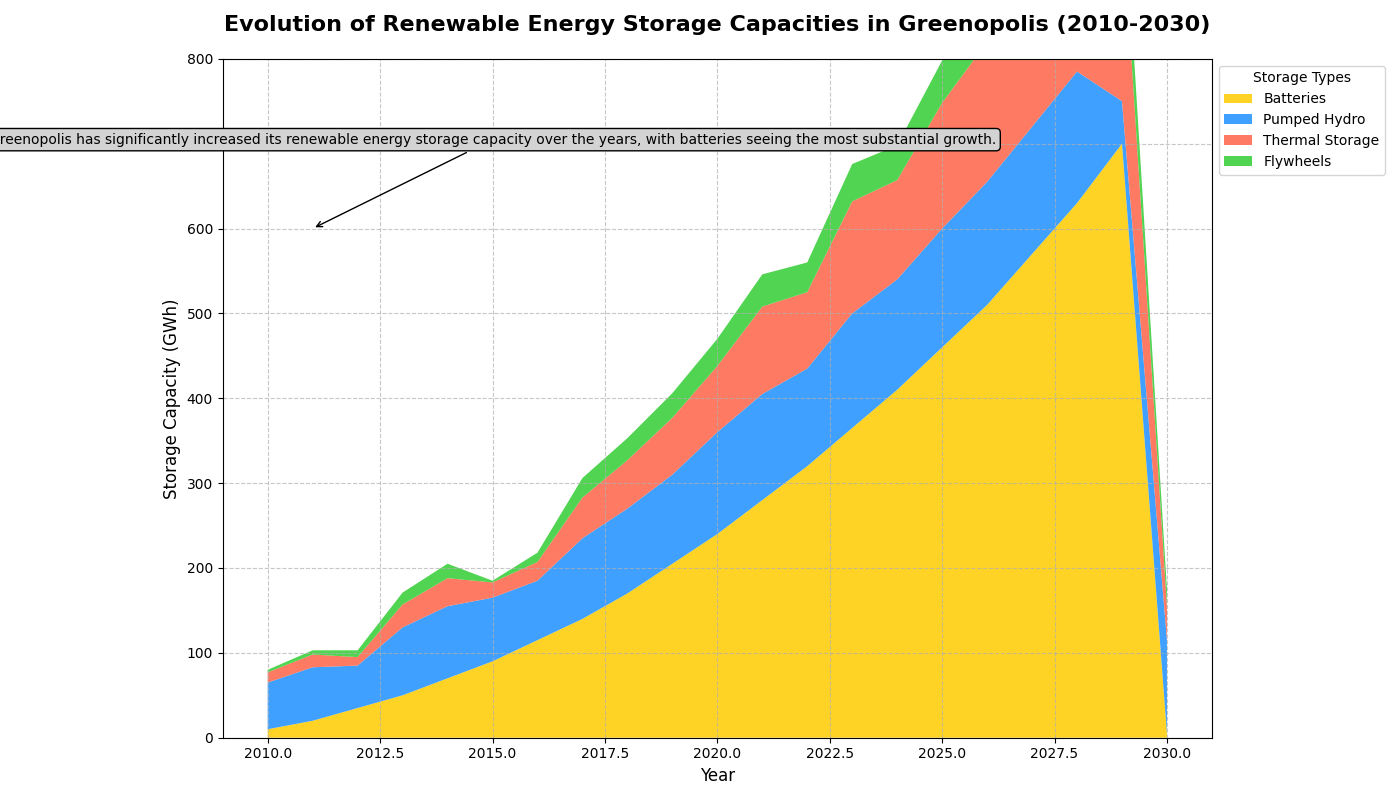

Generate this figure with Python:
import matplotlib.pyplot as plt
import numpy as np

years = np.arange(2010, 2031)

batteries_altered = np.array([10, 20, 35, 50, 70, 90, 115, 140, 170, 205, 240, 280, 320, 365, 410, 460, 510, 570, 630, 700, 5])
pumped_hydro_altered = np.array([55, 63, 50, 80, 85, 75, 70, 95, 100, 105, 120, 125, 115, 135, 130, 140, 145, 150, 155, 50, 110])
thermal_storage_altered = np.array([12, 15, 10, 27, 33, 18, 22, 48, 57, 67, 78, 103, 90, 132, 117, 148, 165, 183, 202, 222, 40])
flywheels_altered = np.array([3, 5, 8, 14, 17, 2, 11, 23, 26, 29, 32, 38, 35, 44, 41, 50, 47, 53, 56, 59, 20])

total_storage = batteries_altered + pumped_hydro_altered + thermal_storage_altered + flywheels_altered

storage_data = np.vstack((batteries_altered, pumped_hydro_altered, thermal_storage_altered, flywheels_altered))

fig, ax1 = plt.subplots(figsize=(14, 8))

ax1.stackplot(years, storage_data, labels=['Batteries', 'Pumped Hydro', 'Thermal Storage', 'Flywheels'], 
              colors=['#FFCC00', '#1E90FF', '#FF6347', '#32CD32'], alpha=0.85)

ax1.set_title('Evolution of Renewable Energy Storage Capacities in Greenopolis (2010-2030)', 
              fontsize=16, fontweight='bold', pad=20)
ax1.set_xlabel('Year', fontsize=12)
ax1.set_ylabel('Storage Capacity (GWh)', fontsize=12)

ax1.legend(loc='upper left', fontsize=10, bbox_to_anchor=(1, 1), title='Storage Types')

ax1.grid(True, linestyle='--', alpha=0.7)

ax1.set_ylim(0, 800)

summary_text = "Greenopolis has significantly increased its renewable energy storage capacity over the years, " \
               "with batteries seeing the most substantial growth."

ax1.annotate(summary_text, xy=(2011, 600), xytext=(2015, 700),
             bbox=dict(boxstyle="round,pad=0.3", edgecolor='black', facecolor='lightgrey'),
             arrowprops=dict(facecolor='black', arrowstyle='->'),
             fontsize=10, ha='center')

plt.tight_layout()

plt.show()
